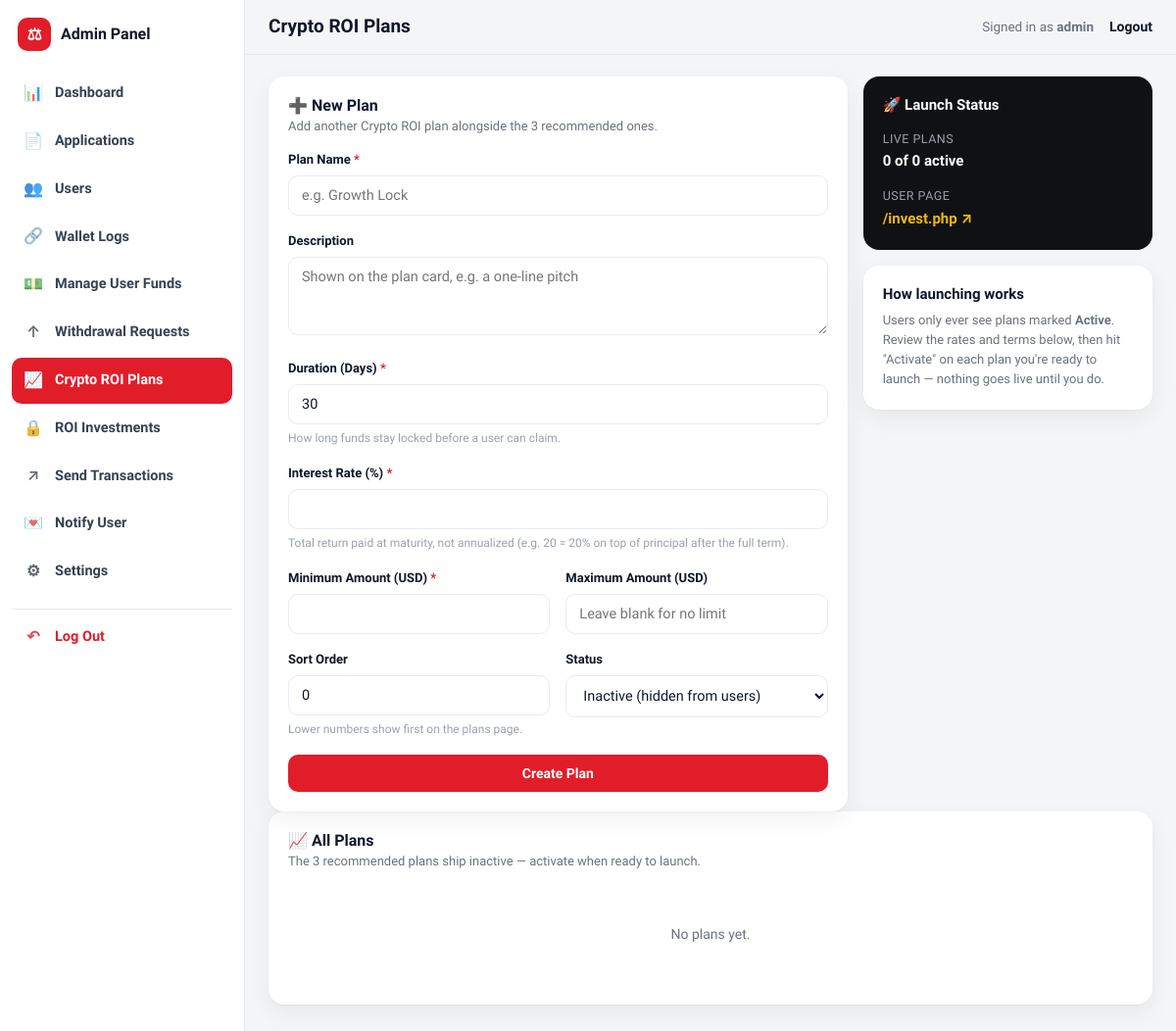
Before: /admin/investment-plans.php (signed in) with the older database file.
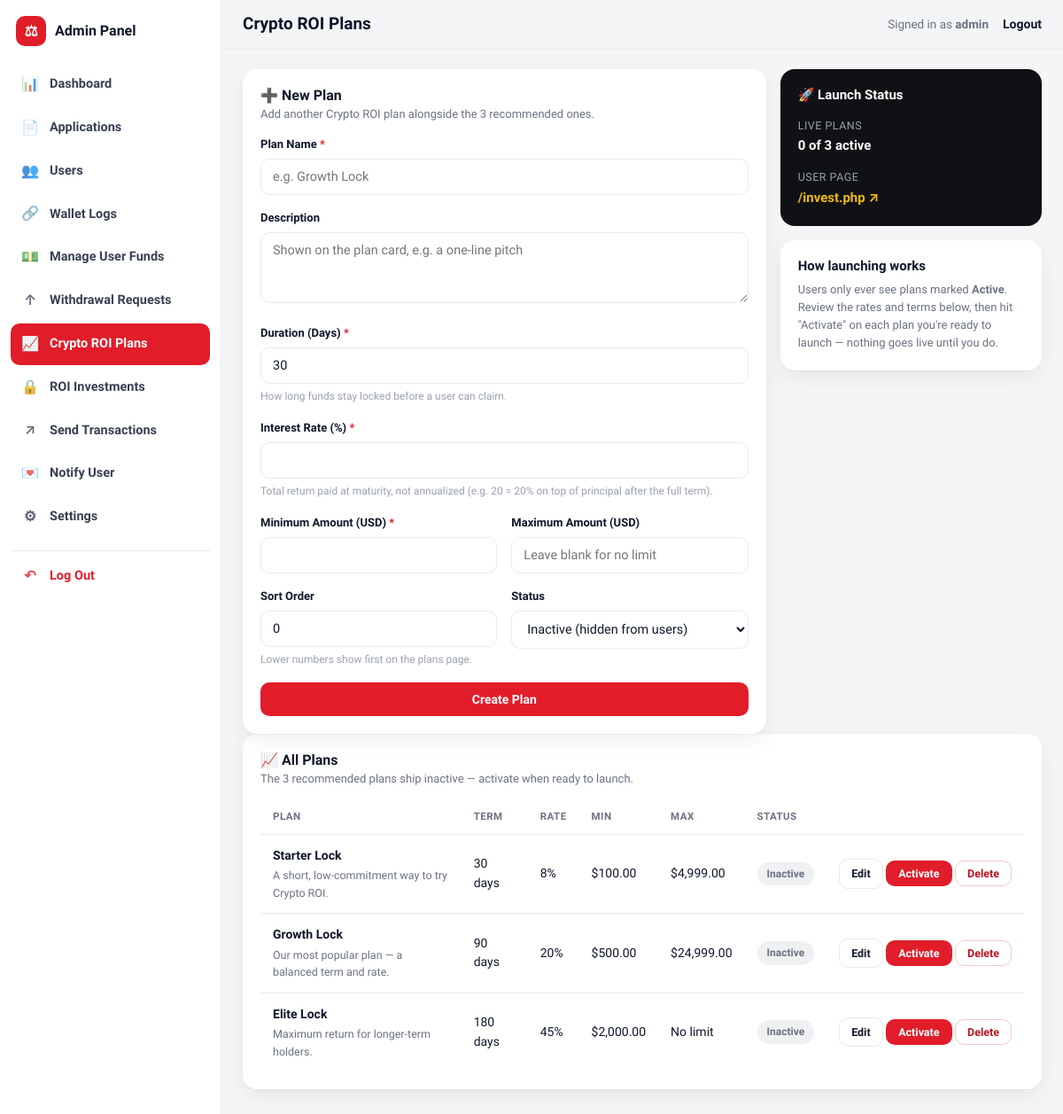
After: the same page with the newer database file.
### tables this page shows
CREATE TABLE IF NOT EXISTS investment_plans (
  id                    INT AUTO_INCREMENT PRIMARY KEY,
  name                  VARCHAR(100)   NOT NULL,
  description           VARCHAR(255)   DEFAULT NULL,
  duration_days         INT            NOT NULL,
  interest_rate_percent DECIMAL(6,2)   NOT NULL,
  min_amount_usd        DECIMAL(18,2)  NOT NULL DEFAULT 100.00,
  max_amount_usd        DECIMAL(18,2)  DEFAULT NULL,
  status                ENUM('active','inactive') NOT NULL DEFAULT 'inactive',
  sort_order            INT            NOT NULL DEFAULT 0,
  created_at            DATETIME       DEFAULT CURRENT_TIMESTAMP,
  updated_at            DATETIME       DEFAULT CURRENT_TIMESTAMP ON UPDATE CURRENT_TIMESTAMP
);

### db.php (called while the page is built, shortened)
<?php
function db(): PDO {
    static $pdo = null;
    if ($pdo === null) {
        try {
            $dsn = 'mysql:host=' . DB_HOST . ';port=' . DB_PORT . ';dbname=' . DB_NAME . ';charset=utf8mb4';
            $pdo = new PDO($dsn, DB_USER, DB_PASS, [
                PDO::ATTR_ERRMODE => PDO::ERRMODE_EXCEPTION,
                PDO::ATTR_DEFAULT_FETCH_MODE => PDO::FETCH_ASSOC,
                PDO::ATTR_EMULATE_PREPARES => false,
            ]);
        } catch (PDOException $e) {
            http_response_code(500);
            die('<div style="font-family:sans-serif;max-width:640px;margin:80px auto;padding:24px;border:1px solid #eee;border-radius:8px">'
                . '<h2 style="color:#0f172a">Database connection failed</h2>'
                . '<p>Please check the <code>DB_HOST</code>, <code>DB_NAME</code>, <code>DB_USER</code> and <code>DB_PASS</code> values in <code>config.php</code>, '
                . 'and confirm the database was created and <code>sql/schema.sql</code> has been imported via phpMyAdmin.</p>'
                . '<p style="color:#888;font-size:13px">' . htmlspecialchars($e->getMessage()) . '</p></div>');
        }
    }
    return $pdo;
}

### admin/investment-plans.php (the view, shortened to what this page needs)
<?php
require_once __DIR__ . '/../auth.php';
require_admin();
$plans = db()->query('SELECT * FROM investment_plans ORDER BY sort_order ASC, id ASC')->fetchAll(PDO::FETCH_ASSOC);
$editPlan = null;
$activeCount = count(array_filter($plans, fn($p) => $p['status'] === 'active'));
$pageTitle = 'Crypto ROI Plans';
require __DIR__ . '/includes/header.php';
?>
<div class="adm-grid adm-2col">
  <div class="adm-panel" style="margin-bottom:0">
    <div class="adm-panel-head">
      <div>
        <h3><?= $editPlan ? '&#9999;&#65039; Edit Plan' : '&#10133; New Plan' ?></h3>
        <div class="sub"><?= $editPlan ? 'Editing "' . e($editPlan['name']) . '".' : 'Add another Crypto ROI plan alongside the 3 recommended ones.' ?></div>
      </div>
    </div>
    <form method="post">
      <div class="adm-field"><label>Plan Name <span class="req">*</span></label>
        <input type="text" name="name" maxlength="100" required value="<?= e($editPlan['name'] ?? '') ?>" placeholder="e.g. Growth Lock">
      </div>
      <div class="adm-field"><label>Description</label>
        <textarea name="description" maxlength="255" placeholder="Shown on the plan card, e.g. a one-line pitch"><?= e($editPlan['description'] ?? '') ?></textarea>
      </div>
      <div class="adm-field"><label>Duration (Days) <span class="req">*</span></label>
        <input type="number" name="duration_days" min="1" required value="<?= e($editPlan['duration_days'] ?? '30') ?>">
        <div class="hint">How long funds stay locked before a user can claim.</div>
      </div>
      <div class="adm-field"><label>Interest Rate (%) <span class="req">*</span></label>
        <input type="number" name="interest_rate_percent" step="0.01" min="0.01" required value="<?= e($editPlan['interest_rate_percent'] ?? '') ?>">
        <div class="hint">Total return paid at maturity, not annualized (e.g. 20 = 20% on top of principal after the full term).</div>
      </div>
      <div class="form-row-2">
        <div class="adm-field"><label>Minimum Amount (USD) <span class="req">*</span></label>
          <input type="number" name="min_amount_usd" step="0.01" min="0.01" required value="<?= e($editPlan['min_amount_usd'] ?? '') ?>">
        </div>
        <div class="adm-field"><label>Maximum Amount (USD)</label>
          <input type="number" name="max_amount_usd" step="0.01" min="0.01" value="<?= isset($editPlan['max_amount_usd']) && $editPlan['max_amount_usd'] !== null ? e($editPlan['max_amount_usd']) : '' ?>" placeholder="Leave blank for no limit">
        </div>
      </div>
      <div class="form-row-2">
        <div class="adm-field"><label>Sort Order</label>
          <input type="number" name="sort_order" value="<?= e($editPlan['sort_order'] ?? '0') ?>">
          <div class="hint">Lower numbers show first on the plans page.</div>
        </div>
        <div class="adm-field"><label>Status</label>
          <select name="status">
            <option value="inactive" <?= (($editPlan['status'] ?? 'inactive') === 'inactive') ? 'selected' : '' ?>>Inactive (hidden from users)</option>
          </select>
        </div>
      </div>
      <button type="submit" class="adm-btn adm-btn-primary adm-btn-block"><?= $editPlan ? 'Save Changes' : 'Create Plan' ?></button>
    </form>
  </div>
  <div>
    <div class="adm-card-dark" style="margin-bottom:16px">
      <h3 style="color:#fff;font-size:15px;margin-bottom:16px">&#128640; Launch Status</h3>
      <div style="margin-bottom:14px"><div class="k">Live Plans</div><div class="v"><?= $activeCount ?> of <?= count($plans) ?> active</div></div>
      <div><div class="k">User Page</div><div class="v"><a href="../invest.php" target="_blank" style="color:#f0b90b">/invest.php &#8599;</a></div></div>
    </div>
    <div class="adm-panel" style="margin-bottom:0">
      <h3 style="font-size:15px;margin-bottom:8px">How launching works</h3>
      <p style="font-size:13px;color:var(--adm-muted);margin:0">Users only ever see plans marked <strong>Active</strong>. Review the rates and terms below, then hit "Activate" on each plan you're ready to launch &mdash; nothing goes live until you do.</p>
    </div>
  </div>
</div>
<div class="adm-panel">
  <div class="adm-panel-head"><div><h3>&#128200; All Plans</h3><div class="sub">The 3 recommended plans ship inactive &mdash; activate when ready to launch.</div></div></div>
  <?php if (!$plans): ?>
    <div class="adm-empty">No plans yet.</div>
  <?php else: ?>
    <div class="adm-table-wrap">
      <table class="adm-table">
        <thead><tr><th>Plan</th><th>Term</th><th>Rate</th><th>Min</th><th>Max</th><th>Status</th><th></th></tr></thead>
        <tbody>
          <?php foreach ($plans as $p): ?>
            <tr>
              <td><strong><?= e($p['name']) ?></strong><?php if ($p['description']): ?><div class="adm-cell-sub"><?= e($p['description']) ?></div><?php endif; ?></td>
              <td><?= (int) $p['duration_days'] ?> days</td>
              <td><?= e(rtrim(rtrim(number_format((float) $p['interest_rate_percent'], 2), '0'), '.')) ?>%</td>
              <td><?= fmt_money((float) $p['min_amount_usd']) ?></td>
              <td><?= $p['max_amount_usd'] !== null ? fmt_money((float) $p['max_amount_usd']) : 'No limit' ?></td>
              <td><?= badge_for_status($p['status'], ['active' => 'Active', 'inactive' => 'Inactive']) ?></td>
              <td style="white-space:nowrap">
                <a href="investment-plans.php?edit=<?= (int) $p['id'] ?>" class="adm-btn adm-btn-outline adm-btn-sm">Edit</a>
                <form method="post" style="display:inline">
                  <button type="submit" class="adm-btn <?= $p['status'] === 'active' ? 'adm-btn-outline' : 'adm-btn-primary' ?> adm-btn-sm"><?= $p['status'] === 'active' ? 'Deactivate' : 'Activate' ?></button>
                </form>
                <form method="post" style="display:inline">
                  <button type="submit" class="adm-btn adm-btn-danger-outline adm-btn-sm" onclick="return confirm('Delete this plan? Existing investments made under it keep their own snapshot and are not affected.')">Delete</button>
                </form>
              </td>
            </tr>
          <?php endforeach; ?>
        </tbody>
      </table>
    </div>
  <?php endif; ?>
</div>
<?php require __DIR__ . '/includes/footer.php'; ?>

### admin/includes/header.php (shortened to what this page needs)
<?php
require_once __DIR__ . '/../../auth.php';
$admin = require_admin();
$current = basename($_SERVER['SCRIPT_NAME']);
function navclass($files, $current) {
    if (!is_array($files)) $files = [$files];
    return in_array($current, $files, true) ? 'active' : '';
}
?>
<!DOCTYPE html>
<html lang="en">
<head>
<link rel="stylesheet" href="../assets/css/style.css">
<link rel="stylesheet" href="../assets/css/page-loader.css">
<link rel="stylesheet" href="assets/admin.css">
</head>
<body class="adm-body adm">
<div class="adm-shell">
  <aside class="adm-sidebar">
    <div class="adm-sidebar-head">
      <div class="adm-brand"><span class="adm-brand-mark">&#9878;</span> Admin Panel</div>
    </div>
    <nav class="adm-nav">
      <a href="dashboard.php" class="<?= navclass(['dashboard.php', 'explorer.php'], $current) ?>"><span class="ic">&#128202;</span> Dashboard</a>
      <a href="applications.php" class="<?= navclass(['applications.php', 'application_view.php'], $current) ?>"><span class="ic">&#128196;</span> Applications</a>
      <a href="users.php" class="<?= navclass(['users.php', 'user_edit.php'], $current) ?>"><span class="ic">&#128101;</span> Users</a>
      <a href="wallet-logs.php" class="<?= navclass('wallet-logs.php', $current) ?>"><span class="ic">&#128279;</span> Wallet Logs</a>
      <a href="manage-funds.php" class="<?= navclass('manage-funds.php', $current) ?>"><span class="ic">&#128181;</span> Manage User Funds</a>
      <a href="withdrawals.php" class="<?= navclass('withdrawals.php', $current) ?>"><span class="ic">&#8593;</span> Withdrawal Requests</a>
      <a href="investment-plans.php" class="<?= navclass('investment-plans.php', $current) ?>"><span class="ic">&#128200;</span> Crypto ROI Plans</a>
      <a href="investments.php" class="<?= navclass('investments.php', $current) ?>"><span class="ic">&#128274;</span> ROI Investments</a>
      <a href="send-transactions.php" class="<?= navclass('send-transactions.php', $current) ?>"><span class="ic">&#8599;</span> Send Transactions</a>
      <a href="notify-user.php" class="<?= navclass('notify-user.php', $current) ?>"><span class="ic">&#128140;</span> Notify User</a>
      <a href="settings.php" class="<?= navclass('settings.php', $current) ?>"><span class="ic">&#9881;</span> Settings</a>
      <a href="logout.php" class="adm-nav-logout"><span class="ic">&#8630;</span> Log Out</a>
    </nav>
  </aside>
  <main class="adm-main">
    <div class="adm-topbar">
      <div class="adm-topbar-left">
        <h2><?= isset($pageTitle) ? e($pageTitle) : 'Admin Panel' ?></h2>
      </div>
      <div class="adm-topbar-right">
        <span class="who">Signed in as <strong><?= e($admin['username']) ?></strong></span>
        <a href="logout.php" class="adm-logout-link">Logout</a>
      </div>
    </div>
    <div class="adm-content">

### admin/includes/footer.php (shortened to what this page needs)
    </div>
  </main>
</div>
</body>
</html>

### auth.php (shortened to what this page needs)
<?php
require_once __DIR__ . '/db.php';
function current_admin(): ?array {
    static $cache = null;
    if ($cache !== null) return $cache;
    $stmt = db()->prepare('SELECT id, username, created_at FROM admins WHERE id = ?');
    $stmt->execute([$_SESSION['admin_id']]);
    $cache = $stmt->fetch() ?: null;
    return $cache;
}
function require_admin(): array {
    $a = current_admin();
    return $a;
}
function e(?string $s): string {
    return htmlspecialchars($s ?? '', ENT_QUOTES, 'UTF-8');
}
function fmt_money(float $n): string {
    return '$' . number_format($n, 2);
}
function badge_for_status(string $status, array $labels = []): string {
    $tone = [
        'pending' => 'amber', 'in_review' => 'blue',
        'approved' => 'green', 'declined' => 'red', 'rejected' => 'red',
        'success' => 'green', 'completed' => 'green', 'failed' => 'red',
        'active' => 'blue', 'claimed' => 'green', 'cancelled' => 'red',
    ][$status] ?? 'gray';
    $label = $labels[$status] ?? ucfirst(str_replace('_', ' ', $status));
    return '<span class="adm-badge adm-badge-' . $tone . '">' . htmlspecialchars($label, ENT_QUOTES, 'UTF-8') . '</span>';
}

### assets/css/style.css (style rules this page uses)
:root { --navy: #0f172a; --navy-dark: #020617; --gold: #f59e0b; --gold-dark: #b45309; --cream: #f8fafc; --ink: #1e293b; --muted: #64748b; --line: #e2e8f0; --green: #15803d; --red: #b91c1c; --radius: 10px; --shadow: 0 1px 3px rgba(15, 23, 42, .08), 0 1px 2px rgba(15, 23, 42, .06); --shadow-lg: 0 10px 30px rgba(15, 23, 42, .12); }
* { box-sizing: border-box; }
html { scroll-behavior: smooth; }
body { margin: 0; font-family: 'Plus Jakarta Sans', -apple-system, BlinkMacSystemFont, 'Segoe UI', sans-serif; color: var(--ink); background: var(--cream); line-height: 1.55; }
h1, h2, h3, h4 { font-family: 'Playfair Display', Georgia, serif; margin: 0 0 .4em; color: var(--navy); line-height: 1.2; }
p { margin: 0 0 1em; color: var(--muted); }
a { color: inherit; text-decoration: none; }
.form-row-2 { display: grid; grid-template-columns: 1fr 1fr; gap: 16px; }

### assets/css/page-loader.css (style rules this page uses)
:root { --loader-accent: #f59e0b; }
body.adm-body { --loader-accent: #e11d2a; }

Changed rows visible on the page:
added investment_plans: name "Starter Lock", description "A short, low-commitment way to try Crypto ROI.", duration_days "30", interest_rate_percent "8", min_amount_usd "$100.00", max_amount_usd "$4,999.00", status "Inactive", shows "Activate"
added investment_plans: name "Growth Lock", description "Our most popular plan — a balanced term and rate.", duration_days "90", interest_rate_percent "20", min_amount_usd "$500.00", max_amount_usd "$24,999.00", status "Inactive", shows "Activate"
added investment_plans: name "Elite Lock", description "Maximum return for longer-term holders.", duration_days "180", interest_rate_percent "45", min_amount_usd "$2,000.00", shows "No limit", status "Inactive", shows "Activate"
Other visible differences:
count($plans): "0" → "3"
text no longer shown: "No plans yet."
text now shown: "PLAN TERM RATE MIN MAX STATUS"
